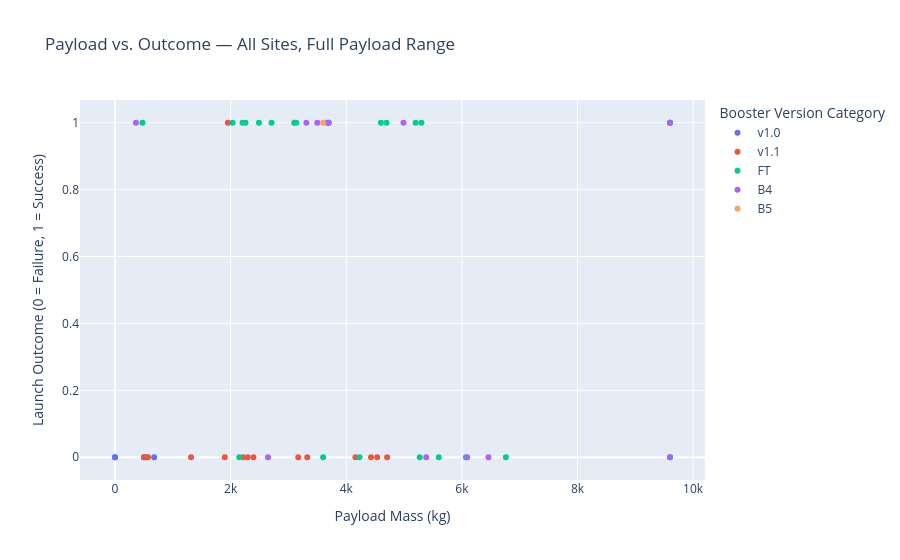
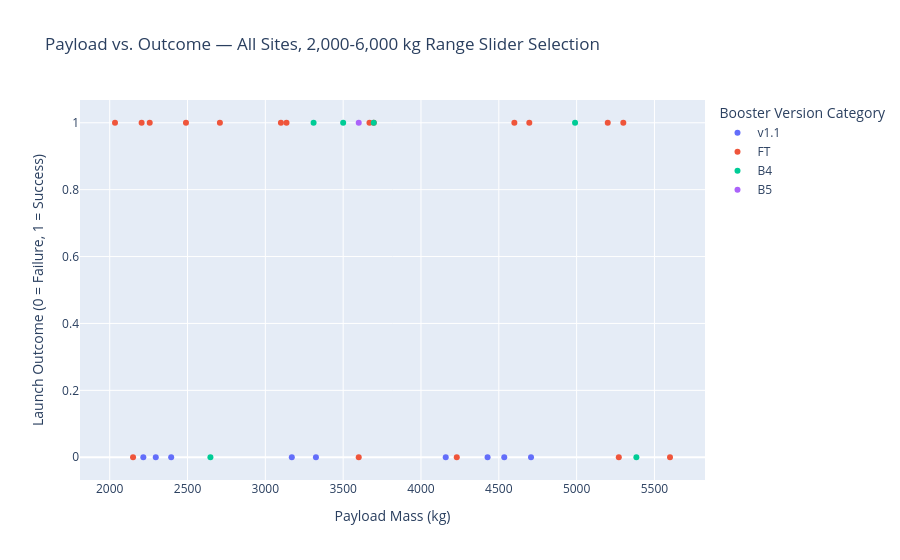

Notebook cell for these charts, in order:
### Markdown cell above
## Payload vs. launch outcome, colored by booster version category

Shown for the full payload range and for boosters between 2,000–6,000 kg (an example range-slider selection).

### Code cell
fig3 = px.scatter(spacex_df, x='Payload Mass (kg)', y='class', color='Booster Version Category',
                   title='Payload vs. Outcome — All Sites, Full Payload Range',
                   labels={'class': 'Launch Outcome (0 = Failure, 1 = Success)'})
fig3.show()

sel = spacex_df[(spacex_df['Payload Mass (kg)'] >= 2000) & (spacex_df['Payload Mass (kg)'] <= 6000)]
fig4 = px.scatter(sel, x='Payload Mass (kg)', y='class', color='Booster Version Category',
                   title='Payload vs. Outcome — All Sites, 2,000-6,000 kg Range Slider Selection',
                   labels={'class': 'Launch Outcome (0 = Failure, 1 = Success)'})
fig4.show()

### Figure 1 — Plotly figure (JSON) as saved in the notebook; plotly's stock layout.template omitted (floating-point values rounded to 4 significant figures)
{"data": [{"hovertemplate": "Booster Version Category=v1.0<br>Payload Mass (kg)=%{x}<br>Launch Outcome (0 = Failure, 1 = Success)=%{y}<extra></extra>", "legendgroup": "v1.0", "marker": {"color": "#636efa", "symbol": "circle"}, "mode": "markers", "name": "v1.0", "orientation": "v", "showlegend": true, "type": "scatter", "x": [0.0, 0.0, 525.0, 500.0, 677.0], "xaxis": "x", "y": [0, 0, 0, 0, 0], "yaxis": "y"}, {"hovertemplate": "Booster Version Category=v1.1<br>Payload Mass (kg)=%{x}<br>Launch Outcome (0 = Failure, 1 = Success)=%{y}<extra></extra>", "legendgroup": "v1.1", "marker": {"color": "#EF553B", "symbol": "circle"}, "mode": "markers", "name": "v1.1", "orientation": "v", "showlegend": true, "type": "scatter", "x": [3170.0, 3325.0, 2296.0, 1316.0, 4535.0, 4428.0, 2216.0, 2395.0, 570.0, 4159.0, 1898.0, 4707.0, 1952.0, 500.0, 553.0], "xaxis": "x", "y": [0, 0, 0, 0, 0, 0, 0, 0, 0, 0, 0, 0, 1, 0, 0], "yaxis": "y"}, {"hovertemplate": "Booster Version Category=FT<br>Payload Mass (kg)=%{x}<br>Launch Outcome (0 = Failure, 1 = Success)=%{y}<extra></extra>", "legendgroup": "FT", "marker": {"color": "#00cc96", "symbol": "circle"}, "mode": "markers", "name": "FT", "orientation": "v", "showlegend": true, "type": "scatter", "x": [2034.0, 5271.0, 3136.0, 4696.0, 3100.0, 3600.0, 2257.0, 4600.0, 9600.0, 9600.0, 475.0, 9600.0, 2150.0, 2490.0, 5600.0, 5300.0, 3697.0, 6070.0, 2708.0, 3669.0, 6761.0, 5200.0, 2205.0, 4230.0], "xaxis": "x", "y": [1, 0, 1, 1, 1, 0, 1, 1, 1, 1, 1, 0, 0, 1, 0, 1, 1, 0, 1, 1, 0, 1, 1, 0], "yaxis": "y"}, {"hovertemplate": "Booster Version Category=B4<br>Payload Mass (kg)=%{x}<br>Launch Outcome (0 = Failure, 1 = Success)=%{y}<extra></extra>", "legendgroup": "B4", "marker": {"color": "#ab63fa", "symbol": "circle"}, "mode": "markers", "name": "B4", "orientation": "v", "showlegend": true, "type": "scatter", "x": [9600.0, 9600.0, 6460.0, 3310.0, 4990.0, 3500.0, 3697.0, 6092.0, 2647.0, 362.0, 5384.0], "xaxis": "x", "y": [1, 0, 0, 1, 1, 1, 1, 0, 0, 1, 0], "yaxis": "y"}, {"hovertemplate": "Booster Version Category=B5<br>Payload Mass (kg)=%{x}<br>Launch Outcome (0 = Failure, 1 = Success)=%{y}<extra></extra>", "legendgroup": "B5", "marker": {"color": "#FFA15A", "symbol": "circle"}, "mode": "markers", "name": "B5", "orientation": "v", "showlegend": true, "type": "scatter", "x": [3600.0], "xaxis": "x", "y": [1], "yaxis": "y"}], "layout": {"legend": {"title": {"text": "Booster Version Category"}, "tracegroupgap": 0}, "title": {"text": "Payload vs. Outcome — All Sites, Full Payload Range"}, "xaxis": {"anchor": "y", "domain": [0.0, 1.0], "title": {"text": "Payload Mass (kg)"}}, "yaxis": {"anchor": "x", "domain": [0.0, 1.0], "title": {"text": "Launch Outcome (0 = Failure, 1 = Success)"}}}}

### Figure 2 — Plotly figure (JSON) as saved in the notebook; plotly's stock layout.template omitted (floating-point values rounded to 4 significant figures)
{"data": [{"hovertemplate": "Booster Version Category=v1.1<br>Payload Mass (kg)=%{x}<br>Launch Outcome (0 = Failure, 1 = Success)=%{y}<extra></extra>", "legendgroup": "v1.1", "marker": {"color": "#636efa", "symbol": "circle"}, "mode": "markers", "name": "v1.1", "orientation": "v", "showlegend": true, "type": "scatter", "x": [3170.0, 3325.0, 2296.0, 4535.0, 4428.0, 2216.0, 2395.0, 4159.0, 4707.0], "xaxis": "x", "y": [0, 0, 0, 0, 0, 0, 0, 0, 0], "yaxis": "y"}, {"hovertemplate": "Booster Version Category=FT<br>Payload Mass (kg)=%{x}<br>Launch Outcome (0 = Failure, 1 = Success)=%{y}<extra></extra>", "legendgroup": "FT", "marker": {"color": "#EF553B", "symbol": "circle"}, "mode": "markers", "name": "FT", "orientation": "v", "showlegend": true, "type": "scatter", "x": [2034.0, 5271.0, 3136.0, 4696.0, 3100.0, 3600.0, 2257.0, 4600.0, 2150.0, 2490.0, 5600.0, 5300.0, 3697.0, 2708.0, 3669.0, 5200.0, 2205.0, 4230.0], "xaxis": "x", "y": [1, 0, 1, 1, 1, 0, 1, 1, 0, 1, 0, 1, 1, 1, 1, 1, 1, 0], "yaxis": "y"}, {"hovertemplate": "Booster Version Category=B4<br>Payload Mass (kg)=%{x}<br>Launch Outcome (0 = Failure, 1 = Success)=%{y}<extra></extra>", "legendgroup": "B4", "marker": {"color": "#00cc96", "symbol": "circle"}, "mode": "markers", "name": "B4", "orientation": "v", "showlegend": true, "type": "scatter", "x": [3310.0, 4990.0, 3500.0, 3697.0, 2647.0, 5384.0], "xaxis": "x", "y": [1, 1, 1, 1, 0, 0], "yaxis": "y"}, {"hovertemplate": "Booster Version Category=B5<br>Payload Mass (kg)=%{x}<br>Launch Outcome (0 = Failure, 1 = Success)=%{y}<extra></extra>", "legendgroup": "B5", "marker": {"color": "#ab63fa", "symbol": "circle"}, "mode": "markers", "name": "B5", "orientation": "v", "showlegend": true, "type": "scatter", "x": [3600.0], "xaxis": "x", "y": [1], "yaxis": "y"}], "layout": {"legend": {"title": {"text": "Booster Version Category"}, "tracegroupgap": 0}, "title": {"text": "Payload vs. Outcome — All Sites, 2,000-6,000 kg Range Slider Selection"}, "xaxis": {"anchor": "y", "domain": [0.0, 1.0], "title": {"text": "Payload Mass (kg)"}}, "yaxis": {"anchor": "x", "domain": [0.0, 1.0], "title": {"text": "Launch Outcome (0 = Failure, 1 = Success)"}}}}
